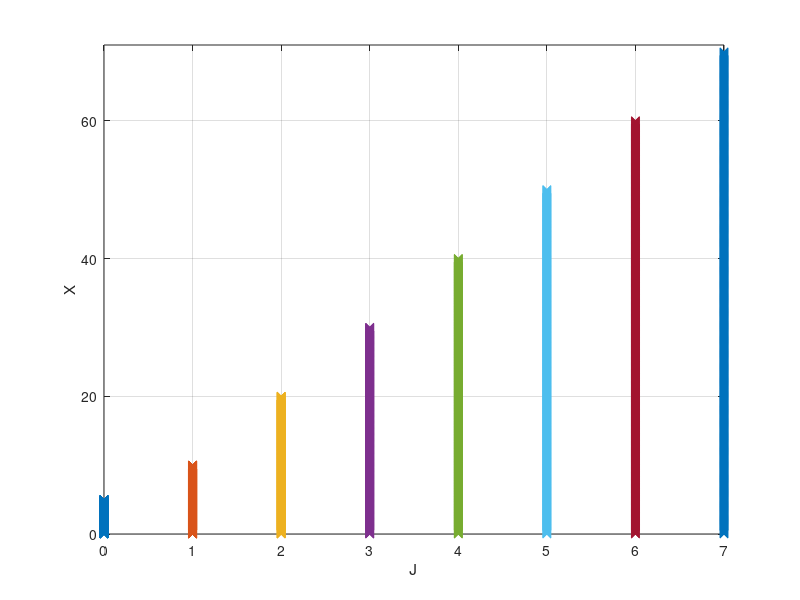

Write MATLAB code to recreate this figure.
% This function simulates set behavior according to Example 3.5
clear all
figure(1), clf
% Initial condition set Xo
% J for simulation
J=8;
% N: grading space
N=1000;
Xo=linspace(0,5,N);
% for j=0
X = Xo;
% Xj+1=G(Xj)
for j=1:J
    X_plus=2*j*Xo;
    X = vertcat(X,X_plus);
end
% stem(X); grid on
for i=1:J
plot(X(i,:)*0+i-1,X(i,:),'x'); grid on;  hold on;  % added "-1" to start at zero
end
%title('Example 3.5: Set Evolution for J=8');
ylabel('X');xlabel('J')
axis([0 7 0 71])
print -depsc -tiff -r300 AlphaXSim2